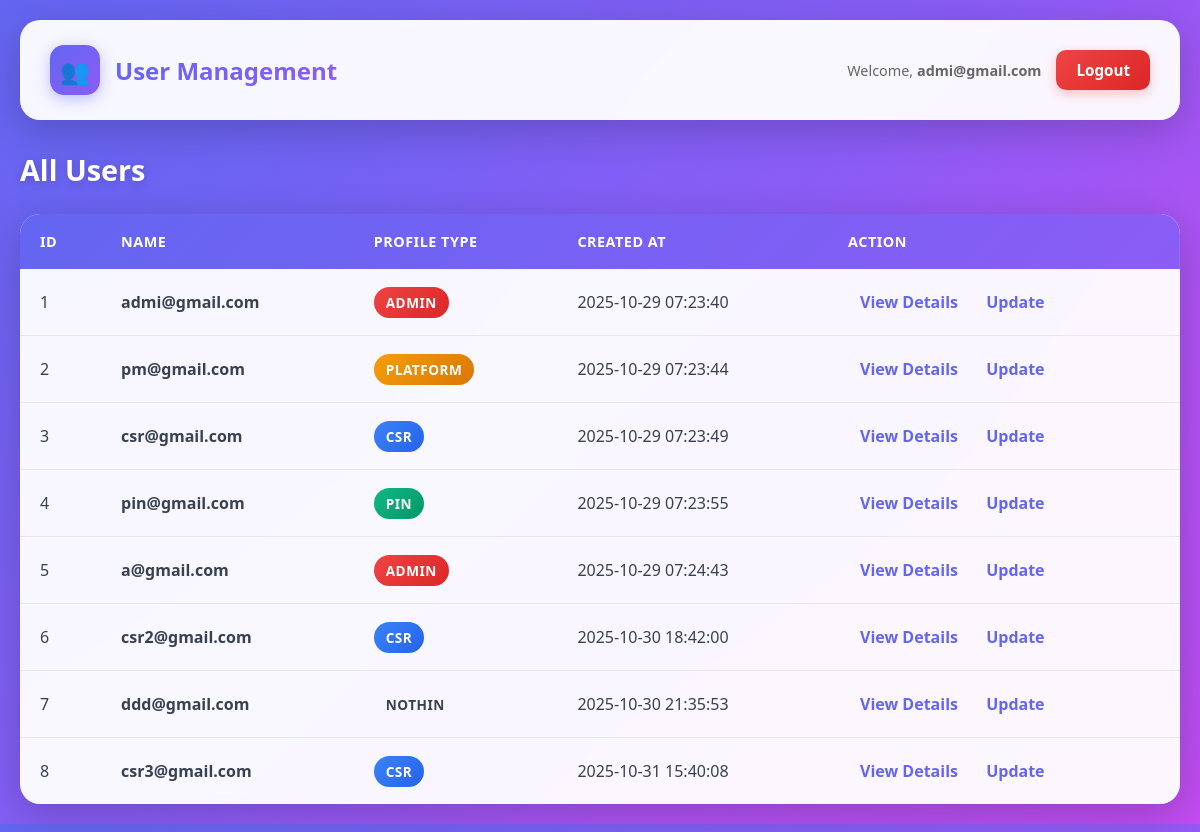
The app's page /CSIT314/Boundary/view_users.php (signed in), older data.
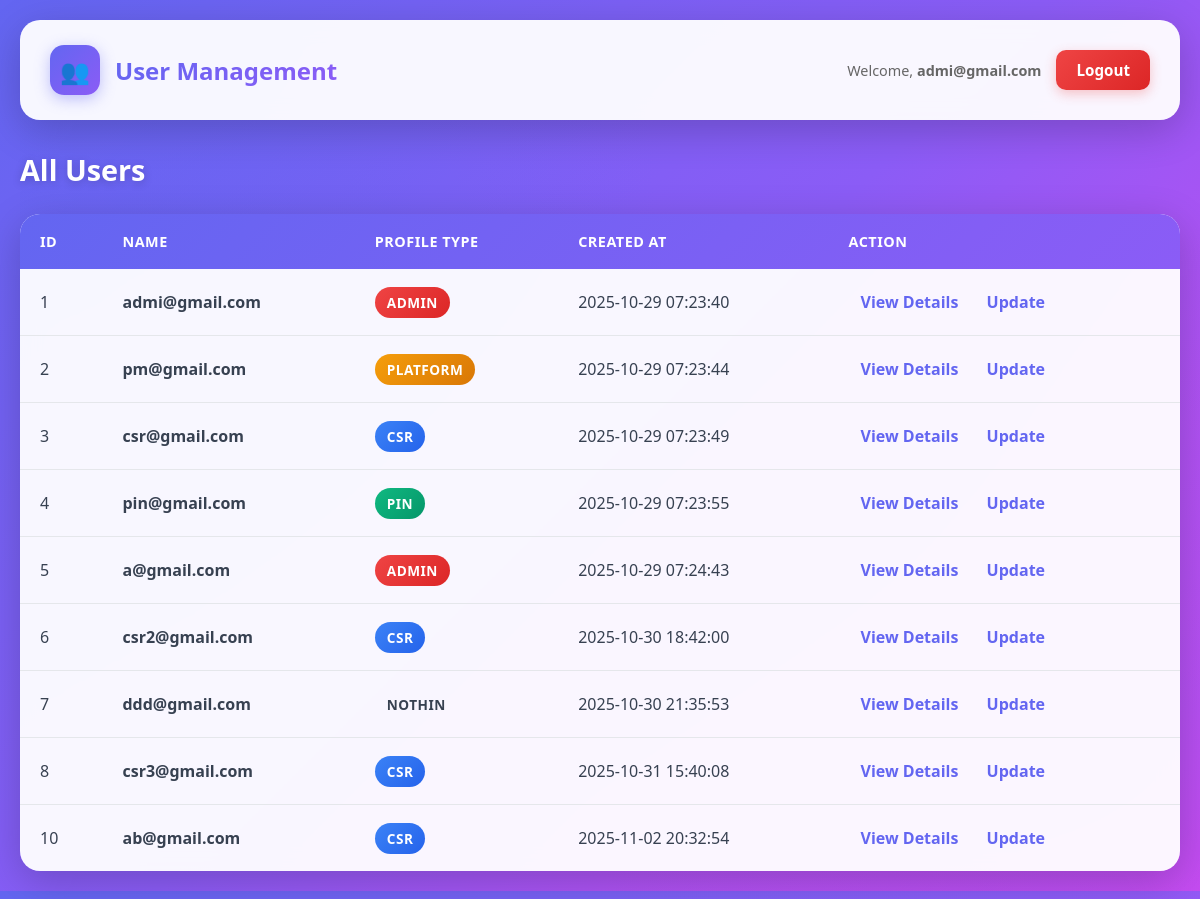
The same page, newer data.
### tables this page shows
CREATE TABLE `users` (
  `id` int(11) NOT NULL,
  `name` varchar(100) NOT NULL,
  `password_hash` varchar(255) NOT NULL,
  `profile_type` varchar(50) NOT NULL,
  `status` enum('active','suspended') DEFAULT 'active',
  `created_at` timestamp NOT NULL DEFAULT current_timestamp()
);

### CSIT314/Controller/view_usersController.php (called while the page is built, shortened)
<?php
final class view_usersController
{
    private function getConnection(): PDO
    {
        $host = '127.0.0.1';
        $db   = 'csit314';
        $user = 'root';
        $pass = '';
        $dsn  = "mysql:host=$host;dbname=$db;charset=utf8mb4";
        return new PDO($dsn, $user, $pass, [
            PDO::ATTR_ERRMODE => PDO::ERRMODE_EXCEPTION,
            PDO::ATTR_DEFAULT_FETCH_MODE => PDO::FETCH_ASSOC,
        ]);
    }
    public function getAllUsers(): array
    {
        try {
            $pdo = $this->getConnection();
            $stmt = $pdo->query('SELECT id, name, profile_type, created_at FROM users ORDER BY id ASC');
            return $stmt->fetchAll();
        } catch (PDOException $e) {
            error_log('Error fetching users: ' . $e->getMessage());
            return [];
        }
    }
}

### CSIT314/Boundary/view_users.php (the view, shortened to what this page needs)
<?php
require_once __DIR__ . '/../Controller/view_usersController.php';
class view_users
{
    private view_usersController $controller;
    public function __construct()
    {
        $this->controller = new view_usersController();
    }
    public function displayUserView(): void
    {
        $users = $this->controller->getAllUsers();
        echo "<h2>All Users</h2>";
        echo "<div class='table-container'>";
        echo "<table>";
        echo "<thead>
                <tr>
                    <th>ID</th>
                    <th>Name</th>
                    <th>Profile Type</th>
                    <th>Created At</th>
                    <th>Action</th>
                </tr>
              </thead>
              <tbody>";
        foreach ($users as $user) {
            $id = htmlspecialchars((string) $user['id']);
            $name = htmlspecialchars($user['name']);
            $profile = htmlspecialchars($user['profile_type']);
            $created = htmlspecialchars($user['created_at']);
            echo "<tr>
                    <td>{$id}</td>
                    <td><strong>{$name}</strong></td>
                    <td><span class='badge badge-{$profile}'>{$profile}</span></td>
                    <td>{$created}</td>
                    <td>
                      <a href='?id={$id}' class='action-link'>View Details</a>
                      <a href='update_usersPg.php?id={$id}' class='action-link'>Update</a>
                    </td>
                  </tr>";
        }
        echo "</tbody></table>";
        echo "</div>";
    }
}
$view = new view_users();
$userName = htmlspecialchars($_SESSION['name'] ?? 'User');
?>
<!DOCTYPE html>
<html lang="en">
<head>
</head>
<body>
  <div class="header">
    <div class="header-left">
      <div class="logo">👥</div>
      <div class="header-title">User Management</div>
    </div>
    <div class="user-info">
      <span class="welcome-text">Welcome, <strong><?= $userName ?></strong></span>
      <a href="logout.php" class="btn btn-logout">Logout</a>
    </div>
  </div>
  <div class="container">
    <?php
    if (isset($_GET['id']) && is_numeric($_GET['id'])) {
        $view->displayUserDetail((int)$_GET['id']);
    } else {
        $view->displayUserView();
    }
    ?>
  </div>
</body>
</html>

Row changes from the older to the newer data that the page shows:
added users: id "10", name "ab@gmail.com", profile_type "CSR", created_at "2025-11-02 20:32:54"
